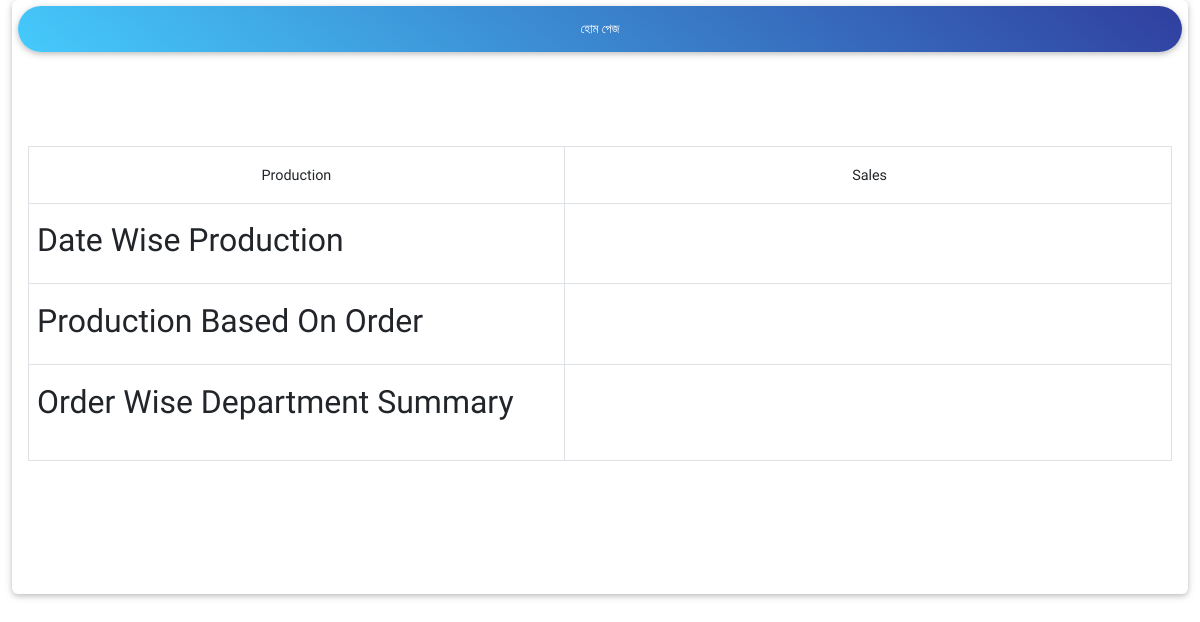
Before: /report/ with the older database file.
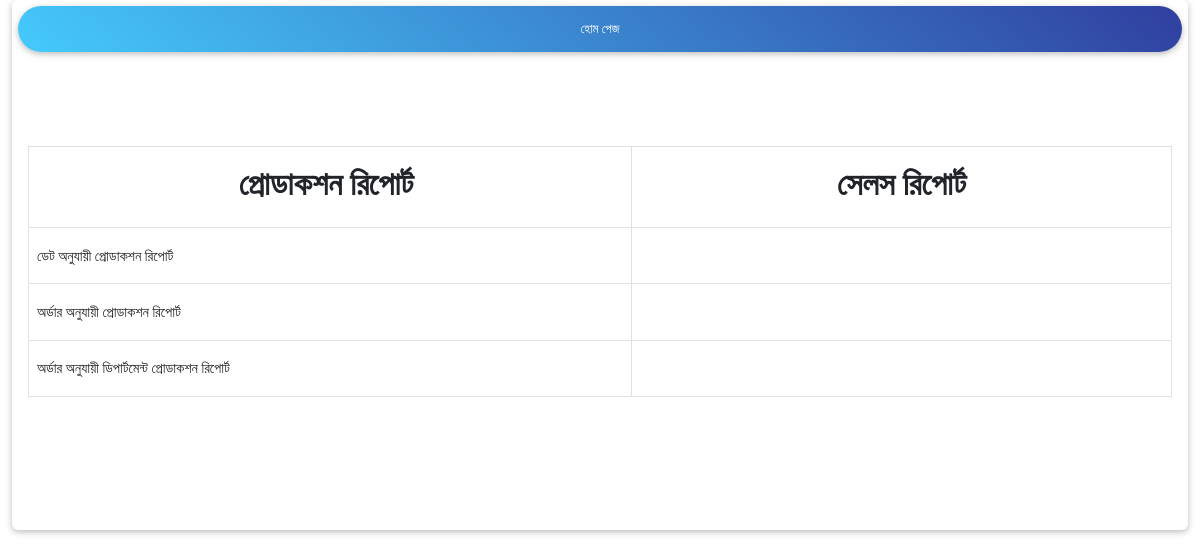
After: the same page with the newer database file.
### Report/models.py (models this page shows, shortened)
class Post(models.Model):
    title = models.CharField(max_length=200, unique=True)
    slug = models.SlugField(max_length=200, unique=True)
    author = models.ForeignKey(User, on_delete= models.CASCADE,related_name='blog_posts')
    updated_on = models.DateTimeField(auto_now= True)
    content = HTMLField() # Change This Line
    created_on = models.DateTimeField(auto_now_add=True)
    status = models.IntegerField(choices=STATUS, default=0)
    class Meta:
        ordering = ['-created_on']

### Report/views.py (the view)
# urls.py: path('',views.index,name='report'),
def index(request):
    post = Post.objects.first()
    content = post.content
    context = {
        'content': content,
    }
    return render(request, 'index.html', context)

### Report/templates/index.html
{% extends 'basereport.html' %}
{% load static %}
{% block content %}
<section class="section card mb-5">
    <a class='btn blue-gradient btn-rounded waves-effect waves-light' href="{% url 'home' %}">হোম পেজ </a>
    <div class="card-body">
    <p>{{ content|safe }}</p>
</div>
</section>
{% endblock %}

Changed rows visible on the page:
changed Post: content "Production Sales Date Wise Production Production Based On Order Order Wise Department Summary" → "প্রোডাকশন রিপোর্ট সেলস রিপোর্ট ডেট অনুযায়ী প্রোডাকশন রিপোর্ট অর্ডার অনুযায়ী প্রোডাকশন রিপোর্ট অর্ডার অনুযায়ী ডিপার্টমেন্ট প্রোডাকশন রিপোর্ট"
